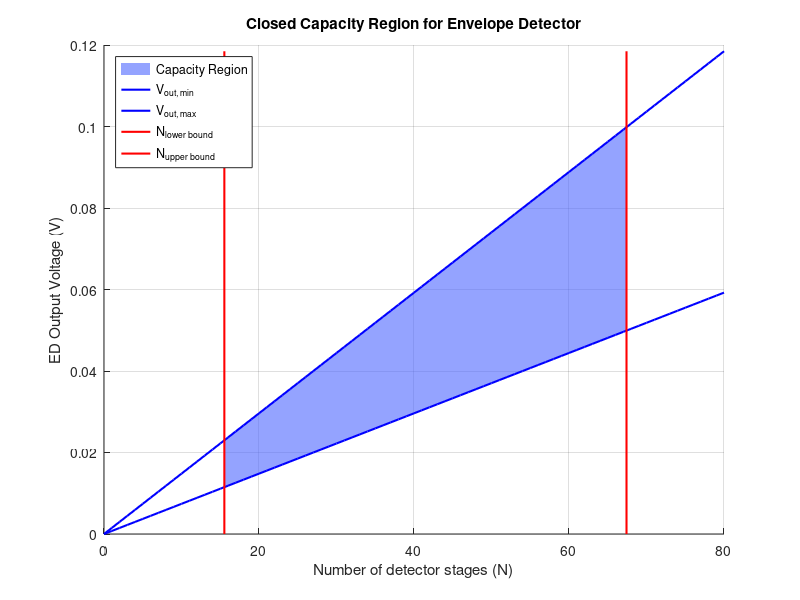
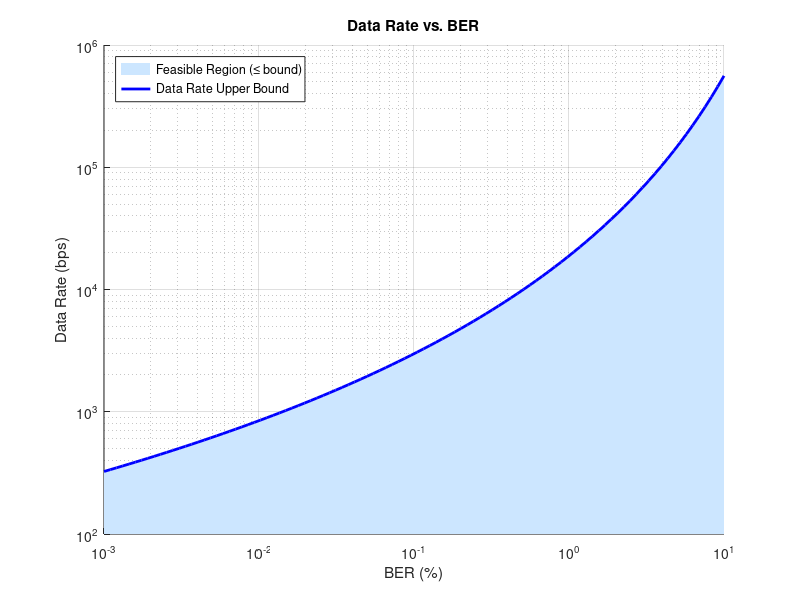

The MATLAB script that drew these images, in order:
% -------------------------------------------------------------------------

% This script computes the closed capacity region for an envelope detector.

% The idea here is to bound all of the possible ED output voltage vs. # stages (N)
% into a closed region. This is useful for design automation of EDs. The
% idea is that if we write an optimization algorithm to design the optimal
% ED given a set of input parameters, the search space for the optimum ED
% will be closed, making it possible to find a global optimum ED. You can
% also use this script to manually choose how many stages to make your ED
% based off of sensitivity, BER, and data rate requirements.

% -------------------------------------------------------------------------

% Set simulation parameters

% RF parameters
P_RF = -60; % Target RX sensitivity (dBm)
RS = 7.7; % Source / antenna resistance (Ohms)
BER = 0.01; % Desired BER
BW_BB = 1e3; % Baseband signal BW in Hz = Data rate

% Passive voltage gain from matching
Av = 20; % In dB

% Detector Parameters
RD = 1e6; % Diode resistance (Ohms)
CC = 50e-15; % Coupling capacitance (F)

% Device parameters
n = 1.5; % Subthreshold slope constant (between 1 and 2)
Vt = 26e-3; % Thermal voltage
k = 1.3e-23; % Boltzmann's constant
T = 293; % Room temperature (K)

% -------------------------------------------------------------------------

% Set all of the bounds on the capacity region for ED output voltage vs. # of stages (N)

% Conversions
Av = 10 ^ (Av / 10);
P_RF = 10 ^ (P_RF / 10) * (10 ^ -3);

% Compute the upper bound for the number of allowed stages in the ED
r = 8 / (2.2 * RD * CC * BW_BB);
discriminant = sqrt(1 + r);
N_UPPER_BOUND = 0.25 * discriminant;

% Compute the lower bound for the number of allowed stages in the ED
r_num = 16 * (n ^ 2) * (Vt ^ 2) * ((sqrt(2) + sqrt(pi)) ^ 2) * k * T;
r_den = pi * CC * (Av ^ 4) * (P_RF ^ 2) * (RS ^ 2);
r_upper = r_num / r_den;
r_ln_inner_sqrt = (sqrt((pi + 2) / pi) * BER * exp(1 / (pi + 2)) * 0.5) + 0.25;
r_ln_inner = (-2 + (4 * sqrt(r_ln_inner_sqrt))) * exp(-1 / (2 + pi)) * sqrt(pi / (2 + pi));
r_ln = (log(r_ln_inner)) ^ 2;
N_LOWER_BOUND = r_upper * r_ln;

% Compute upper and lower bounds for ED voltage as a function of N
n_limits = 1:1:2; % Subthreshold slope constant is between 1 and 2
k_limits = 1 ./ (2 .* n_limits * Vt); % Min and Max conversion gain
N_values = 0:1:(floor(N_UPPER_BOUND * 1.2));
V_out_ED_MIN = (Av .^ 2) .* k_limits(2) .* N_values .* (P_RF * RS);
V_out_ED_MAX = (Av .^ 2) .* k_limits(1) .* N_values .* (P_RF * RS);

% Sanity check: if N_LOWER_BOUND > N_UPPER_BOUND, this indicates that the
% given RF parameters make it impossible to design an ED that meets the
% desired BER requirement.
if N_LOWER_BOUND > N_UPPER_BOUND
    fprintf("No ED exists for the presented BER requirement given the current simulation conditions.\n")
end

% Plot the capacity region
if N_LOWER_BOUND < N_UPPER_BOUND
    y_limits = [min(V_out_ED_MIN), max(V_out_ED_MAX)];
    figure; hold on
    
    % --- Highlight the parallelogram first (darker + more opaque)
    x_par = [N_LOWER_BOUND, N_UPPER_BOUND, N_UPPER_BOUND, N_LOWER_BOUND];
    y_par = [ ...
        (Av^2) * k_limits(2) * N_LOWER_BOUND * (P_RF * RS), ... % bottom-left
        (Av^2) * k_limits(2) * N_UPPER_BOUND * (P_RF * RS), ... % bottom-right
        (Av^2) * k_limits(1) * N_UPPER_BOUND * (P_RF * RS), ... % top-right
        (Av^2) * k_limits(1) * N_LOWER_BOUND * (P_RF * RS) ...  % top-left
    ];
    fill(x_par, y_par, [0.3 0.4 1], 'FaceAlpha', 0.6, 'EdgeColor', 'none')
    
    % --- Then draw boundary lines on top
    plot(N_values, V_out_ED_MIN, 'b', 'LineWidth', 1.5)
    plot(N_values, V_out_ED_MAX, 'b', 'LineWidth', 1.5)
    plot([N_LOWER_BOUND N_LOWER_BOUND], y_limits, 'r', 'LineWidth', 1.5)
    plot([N_UPPER_BOUND N_UPPER_BOUND], y_limits, 'r', 'LineWidth', 1.5)
    
    xlabel("Number of detector stages (N)")
    ylabel("ED Output Voltage (V)")
    title("Closed Capacity Region for Envelope Detector")
    legend("Capacity Region", "V_{out, min}", "V_{out, max}", "N_{lower bound}", "N_{upper bound}", 'Location', 'northwest')
    grid on
    hold off
end

% -------------------------------------------------------------------------

% Select the optimum N
N_opt = (N_LOWER_BOUND + N_UPPER_BOUND) / 2;
fprintf("The optimum number of stages for the given detector criteria is: %0i\n\n", floor(N_opt))

% Summarize design criteria
fprintf("Design criteria summary:\n")
fprintf("Expected RF Input Power (W): %0i\n", P_RF)
fprintf("Desired Bit Rate (Hz): %0i\n", BW_BB)
fprintf("Desired Bit error rate (%%): %0f\n", BER * 100)

% -------------------------------------------------------------------------

% Plot allowed data rate vs. BER for the detector, since both are bounded
% with respect to each other. If this bound is broken in the ED design
% process, the leftmost and rightmist points in the capacity region will
% slide past each other, indicating that a capacity region cannot exist.

% Compute data rate vs. BER bound
M1 = r_upper;
M2 = exp(-1 / (pi + 2)) * sqrt(pi / (pi + 2));
M3 = (1 / M2) * 0.5;
BER_values = logspace(log10(0.00001), log10(0.1), 100);
M_log = log(M2 * (-2 + (4 * sqrt(0.25 + (M3 * BER_values)))));
DataRate_den = 35.2 * RD * CC * (M1 ^ 2) * (M_log .^ 4);
DataRate_values = 8 ./ DataRate_den;

% Plot Data Rate vs BER on log-log scale
figure;
hold on;

% Shade region where data rate <= bound
X = [BER_values * 100, fliplr(BER_values * 100)];
Y = [DataRate_values, ones(size(DataRate_values))*100]; % lower bound (100 bps)
fill(X, Y, [0.8 0.9 1], 'EdgeColor', 'none'); % light blue region

loglog(BER_values * 100, DataRate_values, 'b-', 'LineWidth', 2);
grid on;
xlabel('BER (%)');
ylabel('Data Rate (bps)');
title('Data Rate vs. BER');
xlim([0.001 10]);
ylim([100 1e6]);
set(gca, 'XScale', 'log', 'YScale', 'log');

legend('Feasible Region (≤ bound)', 'Data Rate Upper Bound', 'Location', 'northwest');
hold off;
